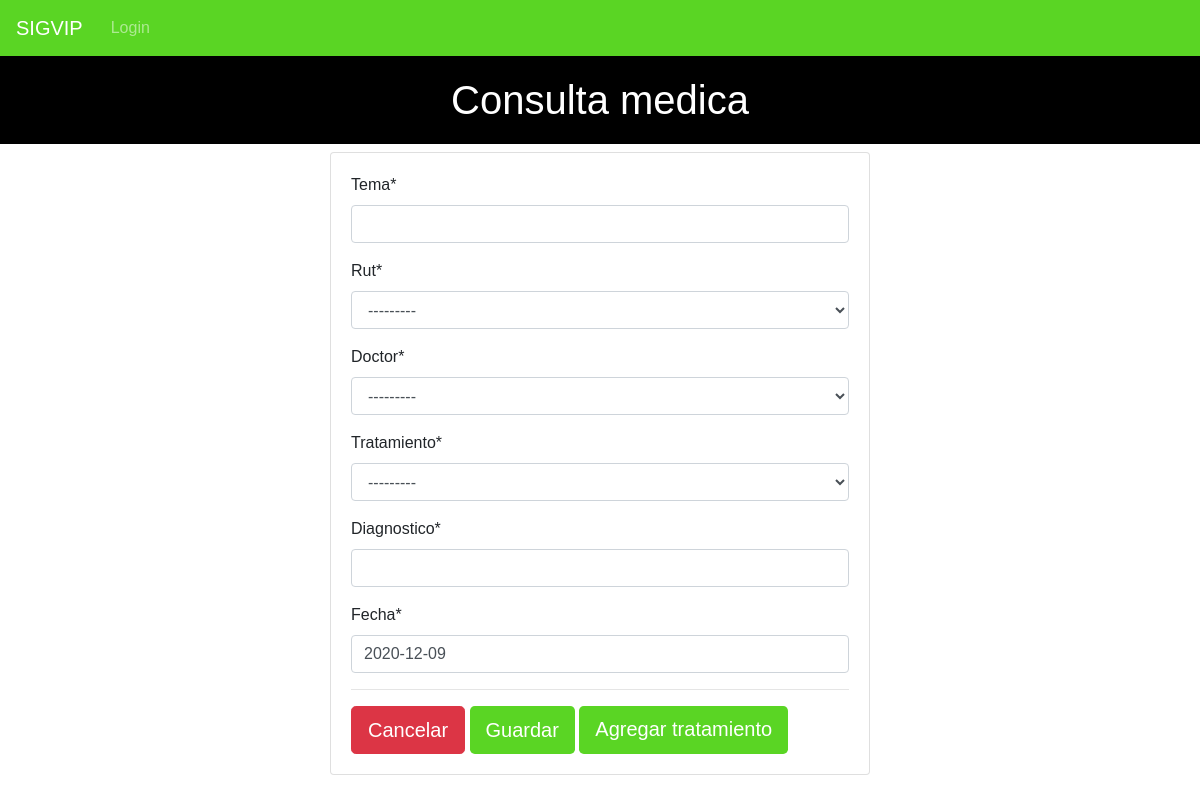
The app's page /ficha/1/create/, older data.
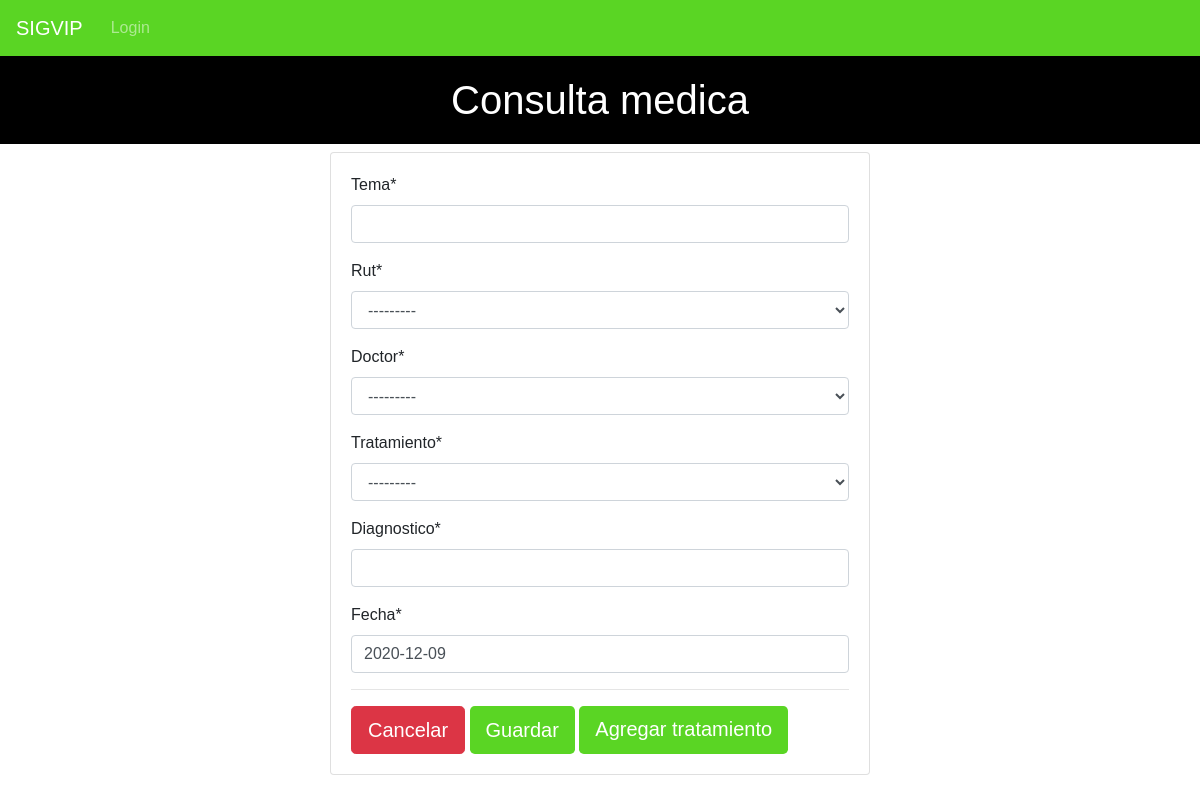
The same page, newer data.
### api/models.py (models this page shows)
class Paciente(models.Model):
    rut = models.CharField(max_length=10,unique=True,validators=[verificador_run])
    nombre = models.CharField(max_length=45)
    apellidoP = models.CharField(max_length=45)
    apellidoM = models.CharField(max_length=45)
    edad = models.IntegerField()
    email = models.EmailField(max_length=60)
    telefono = models.IntegerField()
    direccion = models.CharField(max_length=200)
    pacientes = models.Manager()
    def __str__(self):
        return "{}".format(self.rut)

### ficha/views.py (the view)
# urls.py: url(r'^(?P<fk>\d+)/create/$',views.ConsultaCreate.as_view(success_url='pacientes/'),name='consulta_create'),
class ConsultaCreate(CreateView):
    model = ConsultaMedica
    template_name = './create_ficha.html'
    fields = '__all__'

### api/models.py (called while the page is built)
    def __str__(self):
        return "{}".format(self.descripcion)

### ficha/templates/create_ficha.html (shortened to what this page needs)
{% extends "base.html" %}
{% block pagina %}
<h1>Consulta medica</h1>
{% endblock %}
{% block content %}
{% load crispy_forms_tags %}
<div class="row">
    <br>
    <div class="col-12 col-md-6 offset-md-3">
        <div class="card">
            <form action="" method="POST" class="card-body">
                {{form | crispy}}
                <hr>
                <div class="d-flex justify-content-start">
                    <a class="btn btn-danger btn-lg" href="javascript:history.back()" role="button">Cancelar</a>
                    <input type="submit" class="btn btn-lg btn-primary " value="Guardar" onclick="CrearConsulta()"></input>
                    <a class="btn btn-primary btn-lg" href="create_tratamiento/" role="button">Agregar tratamiento </a>
                </div>
        </form>
    </div>
</div>
{% endblock %}

Row changes from the older to the newer data that the page shows:
added Paciente: rut "---------"
Text that changed along with them:
form field rut: "---------" → (not shown)
